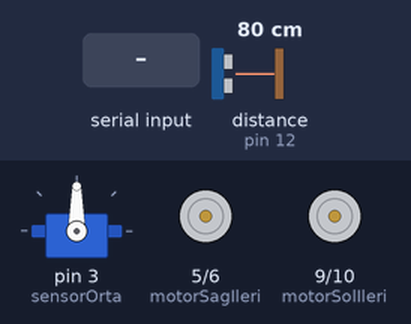
Bench run of a sketch on a simulated Arduino Uno, built with avr-gcc and run on an emulated ATmega328P. Shown: servo, motor-driver pin pairs drawn as motors (green arrow = first pin HIGH = forward, orange = second pin HIGH = backward, longer = more drive). The inputs (shaded band) are chosen by the test bench; at power-on: distance to the obstacle (sensor on pin 12) 80 cm. The echo pulse lasts 58.3 µs per cm.

Above: at 1.2 s.
1.3 s: "0" received over Serial
At 2.5 s:
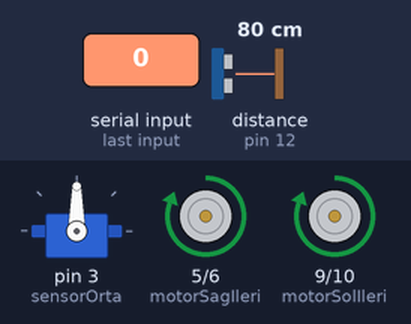
2.8 s: distance to the obstacle (sensor on pin 12) set to 17 cm
4.3 s: distance to the obstacle (sensor on pin 12) set to 13 cm
At 4.88 s:
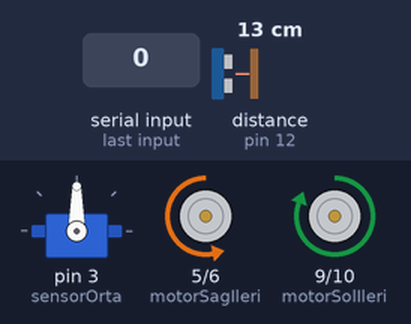
7.3 s: "4" received over Serial
At 8.2 s:
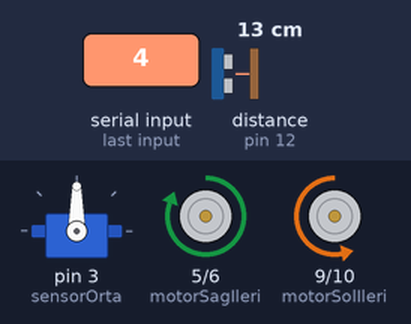
9.3 s: "2" received over Serial
At 9.8 s:
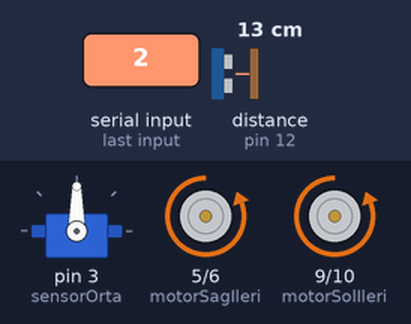
Timing chart, 0 to 11.8 s (numbered marks = the images above; inputs shaded):
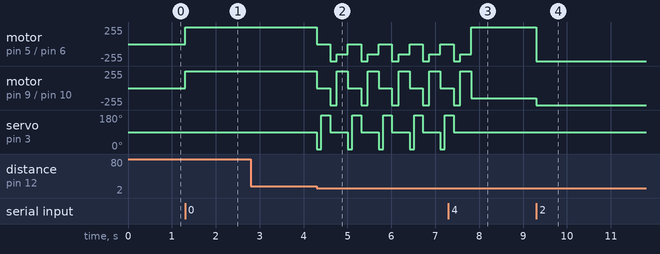

Measured:
- the behaviour switches between 15 and 14 cm on distance to the obstacle (sensor on pin 12) (found by bisection; images 1 and 2)
- after the input at 1.3 s, motor on pin 5 (motorSagIleri) / pin 6 (motorSagGeri), motor on pin 9 (motorSolIleri) / pin 10 (motorSolGeri): stopped → forward 255/255 at once
- after the input at 2.8 s, every drawn part: stays the same
- after the input at 7.3 s, servo on pin 3 (sensorOrta): goes on until 7.4 s, then stays 90°
- after the input at 9.3 s, motor on pin 5 (motorSagIleri) / pin 6 (motorSagGeri): forward 255/255 → backward 255/255 at once; motor on pin 9 (motorSolIleri) / pin 10 (motorSolGeri): backward 150/255 → backward 255/255 at once

The sketch:

CokOzellikliTank.ino
```cpp
#include <Servo.h>

//L298N Motor Surucusunun Bağlantısı
#define motorSagIleri 5 //L298N'in IN1 girisi
#define motorSagGeri 6 //L298N'in IN2 girisi
#define motorSolIleri 9 //L298N'in IN3 girisi
#define motorSolGeri 10 //L298N'in IN4 girisi

//HC-SR04 Ultrasonik Mesafe Sensoru baglantisi
#define echoPin 12 //HC-SR04'in echoPin baglantisi
#define trigPin 13 //HC-SR04'in trigPin baglantisi

//Cizgi Izleyen Sensor baglantisi
#define sensorSol 2
#define sensorOrta 3
#define sensorSag 4

//HC-SR04'den gelen verilerin anlamli hale getirilmesine yarayan degiskenler
long sure;
long uzaklik;

//Bluetooth cihazindan gelecek sinyalin değiskeni
int bluetoothDurum;
//Bluetooth'dan gelen veriler ;
//ileri=8
//geri=2
//sag=6
//sol=4
//dur=5

Servo servoMotor;//Servo motor degiskeni
int solUzaklik;//tank durdugunda HC06 sola doner ve sol uzakligi hesaplar
int sagUzaklik;//tank durdugunda HC06 saga doner ve sag uzakligi hesaplar

int motorHizi = 255;//motor hizini belirler

void setup()
{
  //Pinlerin belirlenmesi
  pinMode(motorSagIleri , OUTPUT);
  pinMode(motorSagGeri , OUTPUT);
  pinMode(motorSolIleri , OUTPUT);
  pinMode(motorSolGeri , OUTPUT);

  pinMode(trigPin , OUTPUT);//trigPin ses dalgasi gonderir
  pinMode(echoPin , INPUT);//echoPin bu ses dalgasini geri alir

  pinMode(sensorSol , INPUT);
  pinMode(sensorOrta , INPUT);
  pinMode(sensorSag , INPUT);

  servoMotor.attach(3);//Servo motoru 3 nolu pine baglanmasi
  servoMotor.write(90);//Servo motoru 90 dereceye ayarlanmasi

  Serial.begin(9600);//Bluetooth haberlesmesi icin seri port acilmasi
}

void loop()
{
  //Gelen veriyi 'bluetoothDurum' degiskenine kaydet
  if(Serial.available() > 0)
  {
    bluetoothDurum = Serial.read();
  }

  aracModKontrol();
  aracYonKontrol();
}

void aracModKontrol()
{
  if(bluetoothDurum == '1')//Arac modu "CIZGI TAKIP EDEN ARAC MODU" olur
  {
    cizgiIzle();
  }
  else if(bluetoothDurum == '0')//Arac modu "ENGELDEN KACAN ARAC MODU" olur
  {
    aracEngelKontrolluIlerle();
  }
  else if(bluetoothDurum == '5')
  {
    dur();
  }
}

void aracYonKontrol()
{
  motorHizi = 255;

  //Bluetooth'dan gelen veriye gore arac hareket eder
  if(bluetoothDurum == '8')//ileri gider
  {
    ileriGit();
  }
  else if(bluetoothDurum == '2')//geri gider
  {
    geriGit();
  }
  else if(bluetoothDurum == '6')//saga gider
  {
    sagaGit();
  }
  else if(bluetoothDurum == '4')//sola gider
  {
    solaGit();
  }
  else if(bluetoothDurum == '5')//durur
  {
    dur();
  }
}

void ileriGit()
{
  analogWrite(motorSagIleri , motorHizi);
  analogWrite(motorSagGeri , 0);
  analogWrite(motorSolIleri , motorHizi);
  analogWrite(motorSolGeri , 0);
}

void geriGit()
{
  analogWrite(motorSagIleri , 0);
  analogWrite(motorSagGeri , motorHizi);
  analogWrite(motorSolIleri , 0);
  analogWrite(motorSolGeri , motorHizi);
}

void sagaGit()
{
  analogWrite(motorSagIleri , 0);
  analogWrite(motorSagGeri , 150);
  analogWrite(motorSolIleri , motorHizi);
  analogWrite(motorSolGeri , 0);
}

void solaGit()
{
  analogWrite(motorSagIleri , motorHizi);
  analogWrite(motorSagGeri , 0);
  analogWrite(motorSolIleri , 0);
  analogWrite(motorSolGeri , 150);
}

void dur()
{
  analogWrite(motorSagIleri , 0);
  analogWrite(motorSagGeri , 0);
  analogWrite(motorSolIleri , 0);
  analogWrite(motorSolGeri , 0);
}

void aracEngelKontrolluIlerle()
{
  motorHizi = 255;

  //Aracin engele olan uzakligi 15cm den kucukse arac durur
  //Diger durumda arac ileri gider
  if(mesafeOlc() < 15)
  {
    dur();

    //Servo motor yardimiyla HC-SR04 sensoru sola ve saga bakar ve uzakliklari hesaplar
    servoMotor.write(0);
    delay(100);
    solUzaklik = mesafeOlc();
    servoMotor.write(180);
    delay(100);
    sagUzaklik = mesafeOlc();
    delay(100);
    servoMotor.write(90);

    //Eger sol uzaklik sag uzakliktan kucukse arac saga doner
    //Eger sag uzaklik sol uzakliktan kucukse arac sola doner
    //Bunlarin disi durumda ise arac saga doner
    if(solUzaklik < sagUzaklik)
    {
      geriGit();
      delay(150);
      sagaGit();
      delay(250);
    }
    else if(sagUzaklik < solUzaklik)
    {
      geriGit();
      delay(150);
      solaGit();
      delay(250);
    }
    else
    {
      geriGit();
      delay(150);
      sagaGit();
      delay(250);
    }
  }
  else
  {
    ileriGit();
  }
}

int mesafeOlc()
{
  //HC-SR04'in trigPininden sinyali gonderdi ve 10 microsaniye bekledi
  //Sonra bu sinyali echoPininden geri aldi
  //sureyi hesapladiktan sonra ozel bir formulle uzakligi hesapladi
  digitalWrite(trigPin , LOW);
  delayMicroseconds(5);
  digitalWrite(trigPin , HIGH);
  delayMicroseconds(10);
  digitalWrite(trigPin , LOW);

  sure = pulseIn(echoPin , HIGH);
  uzaklik = sure/58.2;

  return uzaklik;
}

void cizgiIzle()
{
  motorHizi = 150;

  if(digitalRead(sensorSol) == 0 && digitalRead(sensorOrta) == 1 && digitalRead(sensorSag) == 0)
  {
    ileriGit();
  }
  else if(digitalRead(sensorSol) == 1 && digitalRead(sensorOrta) == 0 && digitalRead(sensorSag) == 0)
  {
    solaGit();
  }
  else if(digitalRead(sensorSol) == 0 && digitalRead(sensorOrta) == 0 && digitalRead(sensorSag) == 1)
  {
    sagaGit();
  }
}
```
